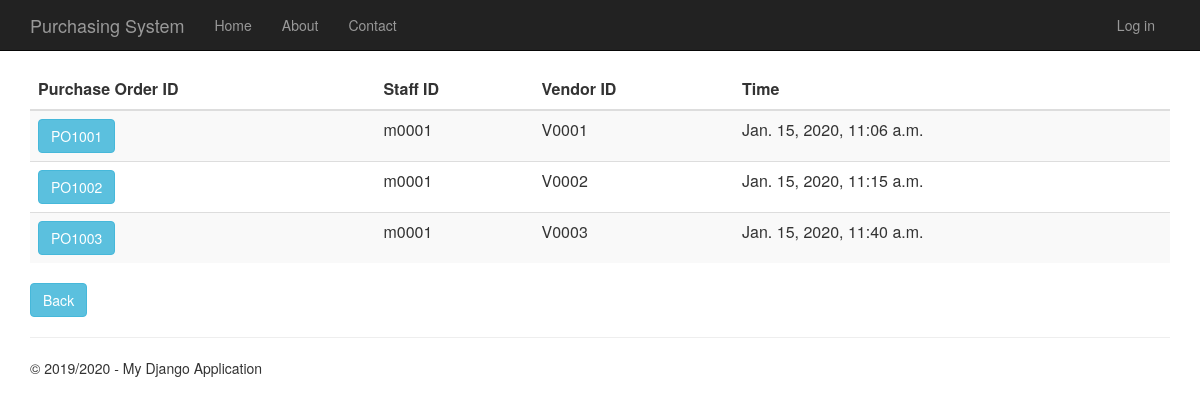
Screenshot of /purchaseorderhistory with the database file from the repository.
### PurchaseOrder/models.py (models this page shows, shortened)
class PurchaseOrder(models.Model):
    purchase_order_id = models.CharField(primary_key=True, max_length=10)
    shipping_instructions = models.TextField()
    time_created = models.DateTimeField()
    description = models.TextField(null=True,default=None, blank=True)
    total_price = models.DecimalField(max_digits=10, decimal_places=2, default=Decimal('0.00'))
    person_id = models.ForeignKey(Person)
    vendor_id = models.ForeignKey(Vendor)
    quotation_id = models.OneToOneField(Quotation)

### app/models.py (models this page shows, shortened)
class Person(models.Model):
    user_id = models.OneToOneField(User)
    person_id = models.CharField(primary_key=True, max_length=10)
    person_name = models.TextField()
    person_address = models.TextField()
    person_phone_number = models.TextField()
    person_role = models.TextField(default = 'EMPLOYEE')

class Vendor(models.Model):
    vendor_id = models.CharField(primary_key=True, max_length=10)
    vendor_name = models.TextField()
    vendor_phone_number = models.TextField()
    vendor_address = models.TextField()
    vendor_email = models.TextField()
    def __str__(self):
        return str(self.vendor_id)

### PurchaseOrder/views.py (the view)
# urls.py: url(r'^purchaseorderhistory', PurchaseOrder.views.purchaseorderhistory, name="purchase_order_history"),
def purchaseorderhistory(request):
    purchase_orders = PurchaseOrder.objects.all()
    context = {
            'title':'Purchase Order History',
            'rows':purchase_orders,
            'year':'2019/2020'
        }
    return render(request,'PurchaseOrder/purchaseorderhistory.html',context)

### PurchaseOrder/templates/PurchaseOrder/purchaseorderhistory.html
{% extends "app/layout.html" %}
{% block content %}
<div class="purcahseorderhistory margintop" >
    <form action="purchaseorderhistorydetails" method="GET">
        <table class="table table-striped margintop">
          <thead>
            <tr>
              <th scope="col" class="fontlabel">Purchase Order ID</th>
              <th scope="col" class="fontlabel">Staff ID</th>
              <th scope="col" class="fontlabel">Vendor ID</th>
              <th scope="col" class="fontlabel">Time</th>
            </tr>
          </thead>
          <tbody>
              {% for r in rows %}
            <tr>
                 <td><button type="submit" name="po_id" value="{{r.purchase_order_id}}" class="btn btn-info" >{{r.purchase_order_id}}</button></td>
                 <td>{{r.person_id.person_id}}</td>
                 <td>{{r.vendor_id}}</td>
                 <td>{{r.time_created}}</td>
            </tr>
              {% endfor %}
          </tbody>
        </table>
    </form>
    <form action="menu">
        <div class="margintop">
            <button type="submit" class="btn btn-info" >Back</button>
        </div>
    </form>
</div>
{% endblock %}

### app/static/app/content/site.css (style rules this page uses)
body { padding-top: 50px; padding-bottom: 20px; }

### rows the page displays
PurchaseOrder: purchase_order_id "PO1001", person_id.person_id "m0001", vendor_id "V0001", time_created "Jan. 15, 2020, 11:06 a.m."
PurchaseOrder: purchase_order_id "PO1002", person_id.person_id "m0001", vendor_id "V0002", time_created "Jan. 15, 2020, 11:15 a.m."
PurchaseOrder: purchase_order_id "PO1003", person_id.person_id "m0001", vendor_id "V0003", time_created "Jan. 15, 2020, 11:40 a.m."

### other values shown
{{ year }} "2019/2020"
